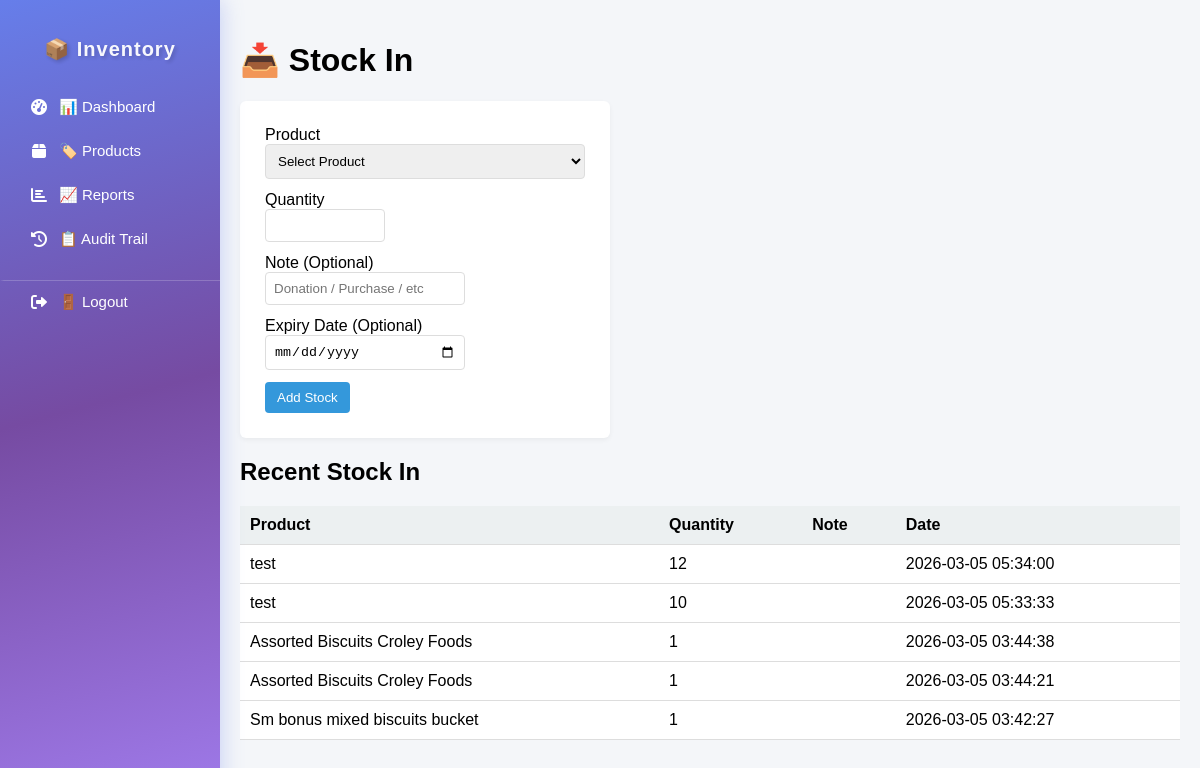
/stock_in.php, run on an earlier commit of the app's database.
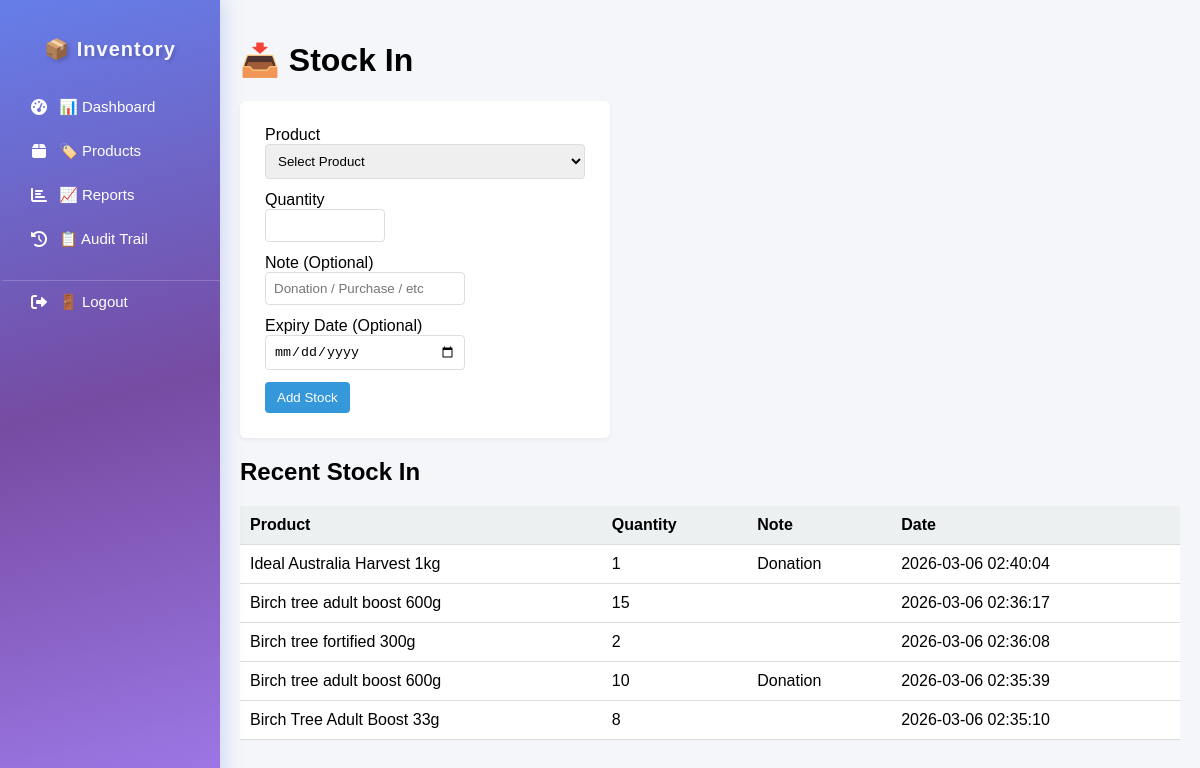
And on a later commit of the database.
### tables this page shows
CREATE TABLE `stock_movements` (
  `id` int(11) NOT NULL,
  `product_id` int(11) NOT NULL,
  `staff_id` int(11) DEFAULT NULL,
  `supplier_id` int(11) DEFAULT NULL,
  `type` enum('IN','OUT') NOT NULL,
  `quantity` int(11) NOT NULL CHECK (`quantity` > 0),
  `note` varchar(255) DEFAULT NULL,
  `reason` varchar(255) DEFAULT NULL,
  `expiry_date` date DEFAULT NULL,
  `created_at` timestamp NOT NULL DEFAULT current_timestamp()
);

CREATE TABLE `products` (
  `id` int(11) NOT NULL,
  `name` varchar(255) NOT NULL,
  `category_id` int(11) NOT NULL,
  `unit` varchar(50) NOT NULL,
  `min_stock` int(11) DEFAULT 0,
  `created_at` timestamp NOT NULL DEFAULT current_timestamp(),
  `is_active` tinyint(1) DEFAULT 1,
  `expiry_date` date DEFAULT NULL,
  `has_expiry` tinyint(1) DEFAULT 1,
  `image_path` varchar(255) DEFAULT NULL
);

### public/stock_in.php (the view, shortened to what this page needs)
<?php
$db = Database::connect();
$stmt2 = $db->query("
    SELECT sm.*, p.name AS product_name
    FROM stock_movements sm
    JOIN products p ON sm.product_id = p.id
    WHERE sm.type = 'IN'
    ORDER BY sm.created_at DESC
    LIMIT 5
");
$recent = $stmt2->fetchAll(PDO::FETCH_ASSOC);
?>
<!DOCTYPE html>
<html>
<head>
<link rel="stylesheet" href="assets/css/style.css">
</head>
<body>
<div class="container">
<?php include 'includes/sidebar.php'; ?>
<div class="main">
<h1>📥 Stock In</h1>
<div class="card">
<form action="../api/add_stock.php" method="POST">
<label>Product</label>
<select name="product_id" required>
<option value="">Select Product</option>
</select>
<label>Quantity</label>
<input
    type="number"
    name="quantity"
    class="quantity-input"
    required
    min="1"
    max="999"
    inputmode="numeric"
    pattern="[0-9]*"
>
<label>Note (Optional)</label>
<input
    type="text"
    name="note"
    class="note-input"
    placeholder="Donation / Purchase / etc"
>
<label>Expiry Date (Optional)</label>
<input type="date" name="expiry_date" style="width:200px;">
<button type="submit" style="display:block;margin-top:10px;">
Add Stock
</button>
</form>
</div>
<h2>Recent Stock In</h2>
<table>
<thead>
<tr>
<th>Product</th>
<th>Quantity</th>
<th>Note</th>
<th>Date</th>
</tr>
</thead>
<tbody>
<?php if(count($recent) > 0): ?>
<?php foreach($recent as $r): ?>
<tr>
<td><?= htmlspecialchars($r['product_name']) ?></td>
<td><?= $r['quantity'] ?></td>
<td><?= htmlspecialchars($r['note'] ?? '') ?></td>
<td><?= $r['created_at'] ?></td>
</tr>
<?php endforeach; ?>
<?php else: ?>
<tr>
<td colspan="4">No stock-in records yet.</td>
</tr>
<?php endif; ?>
</tbody>
</table>
</div>
</div>
</body>
</html>

What changed in the data, as far as the page shows it:
no longer on this page (row unchanged): stock_movements: product.name "test", quantity "12", created_at "2026-03-05 05:34:00"
no longer on this page (row unchanged): stock_movements: product.name "test", quantity "10", created_at "2026-03-05 05:33:33"
no longer on this page (row unchanged): stock_movements: product.name "Assorted Biscuits Croley Foods", quantity "1", created_at "2026-03-05 03:44:38"
no longer on this page (row unchanged): stock_movements: product.name "Assorted Biscuits Croley Foods", quantity "1", created_at "2026-03-05 03:44:21"
no longer on this page (row unchanged): stock_movements: product.name "Sm bonus mixed biscuits bucket", quantity "1", created_at "2026-03-05 03:42:27"
added stock_movements: product.name "Ideal Australia Harvest 1kg", quantity "1", note "Donation", created_at "2026-03-06 02:40:04"
added stock_movements: product.name "Birch tree adult boost 600g", quantity "15", created_at "2026-03-06 02:36:17"
added stock_movements: product.name "Birch tree fortified 300g", quantity "2", created_at "2026-03-06 02:36:08"
added stock_movements: product.name "Birch tree adult boost 600g", quantity "10", note "Donation", created_at "2026-03-06 02:35:39"
added stock_movements: product.name "Birch Tree Adult Boost 33g", quantity "8", created_at "2026-03-06 02:35:10"
